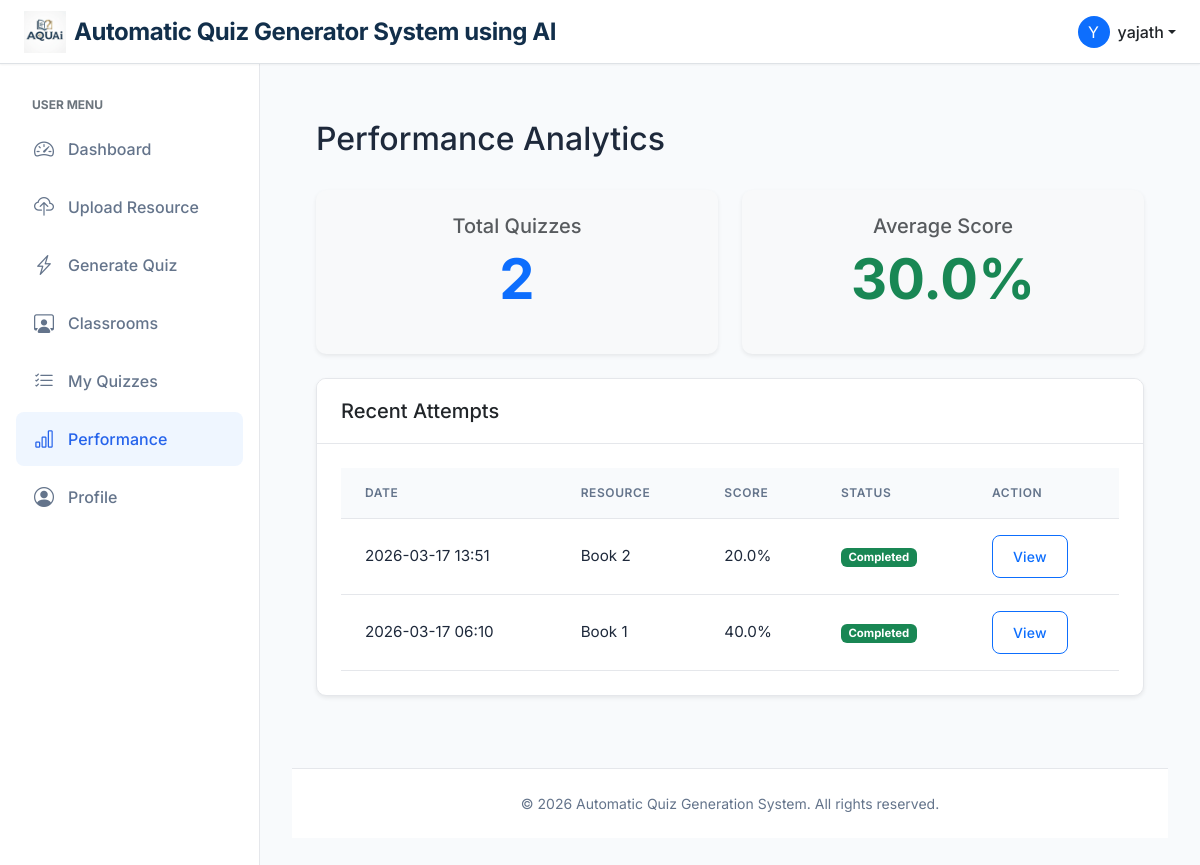
The app's page /quiz/performance (signed in) with its own data.
### app/models.py (models this page shows, shortened)
class User(UserMixin, db.Model):
    __tablename__ = "user"
    id = db.Column(db.Integer, primary_key=True)
    username = db.Column(db.String(64), index=True, unique=True)
    email = db.Column(db.String(120), index=True, unique=True)
    password_hash = db.Column(db.String(128))
    role = db.Column(db.String(20), default='user')  # 'admin' or 'user'
    is_flagged = db.Column(db.Boolean, default=False)
    resources = db.relationship('Resource', back_populates='author', cascade="all, delete-orphan")
    quizzes = db.relationship('Quiz', back_populates='user', cascade="all, delete-orphan")
    attempts = db.relationship('QuizAttempt', back_populates='user', cascade="all, delete-orphan")

class QuizAttempt(db.Model):
    __tablename__ = "quiz_attempt"
    id = db.Column(db.Integer, primary_key=True)
    quiz_id = db.Column(db.Integer, db.ForeignKey('quiz.id'), nullable=False)
    user_id = db.Column(db.Integer, db.ForeignKey('user.id'), nullable=False)
    assignment_id = db.Column(db.Integer, db.ForeignKey('assignments.id'), nullable=True)
    __table_args__ = (
        db.UniqueConstraint('user_id', 'assignment_id', name='uq_user_assignment'),
    )
    started_at = db.Column(db.DateTime, default=db.func.current_timestamp())
    completed_at = db.Column(db.DateTime)
    total_score = db.Column(db.Float, default=0.0)
    time_taken = db.Column(db.Integer)
    is_submitted = db.Column(db.Boolean, default=False)
    quiz = db.relationship('Quiz', back_populates='attempts')
    user = db.relationship('User', back_populates='attempts')
    answers = db.relationship('AttemptAnswer', back_populates='attempt', cascade="all, delete-orphan")

class Resource(db.Model):
    __tablename__ = "resource"
    id = db.Column(db.Integer, primary_key=True)
    title = db.Column(db.String(100), nullable=False)
    description = db.Column(db.Text)
    content = db.Column(db.Text)
    file_name = db.Column(db.String(255))
    resource_type = db.Column(db.String(20), default='user_upload')
    created_by = db.Column(db.Integer, db.ForeignKey('user.id'))
    created_at = db.Column(db.DateTime, default=db.func.current_timestamp())
    is_active = db.Column(db.Boolean, default=True)
    author = db.relationship('User', back_populates='resources')
    topics = db.relationship('ResourceTopic', back_populates='resource', cascade="all, delete-orphan")
    questions = db.relationship('GeneratedQuestion', back_populates='resource', cascade="all, delete-orphan")
    quizzes = db.relationship('Quiz', back_populates='resource', cascade="all, delete-orphan")

### app/quiz/routes.py (the view)
@quiz_bp.route('/performance')
@login_required
def performance():
    from app.models import Assignment
    attempts = QuizAttempt.query.filter_by(
        user_id=current_user.id
    ).order_by(
        QuizAttempt.completed_at.desc()
    ).all()
    valid_attempts = db.session.query(QuizAttempt).outerjoin(Assignment, QuizAttempt.assignment_id == Assignment.id).filter(
        QuizAttempt.user_id == current_user.id,
        QuizAttempt.completed_at.isnot(None),
        db.or_(
            QuizAttempt.assignment_id.is_(None),
            Assignment.results_released == True
        )
    ).all()
    total_quizzes = len(valid_attempts)
    avg_score = 0
    if total_quizzes > 0:
        avg_score = sum(a.total_score for a in valid_attempts if a.total_score is not None) / total_quizzes
    assignment_ids = [a.assignment_id for a in attempts if a.assignment_id]
    assignments_dict = {}
    if assignment_ids:
        assignments = Assignment.query.filter(Assignment.id.in_(assignment_ids)).all()
        assignments_dict = {a.id: a for a in assignments}
    return render_template(
        'quiz/performance.html',
        attempts=attempts,
        total_quizzes=total_quizzes,
        avg_score=avg_score,
        assignments=assignments_dict
    )

### app/models.py (called while the page is built)
@login_manager.user_loader
def load_user(id):
    return User.query.get(int(id))

### app/templates/quiz/performance.html
{% extends "base.html" %}
{% block content %}
<div class="container py-4">
    <div class="d-flex justify-content-between align-items-center mb-4">
        <h2>Performance Analytics</h2>
    </div>
    <div class="row mb-4">
        <div class="col-md-6">
            <div class="card text-center bg-light border-0 shadow-sm">
                <div class="card-body">
                    <h5 class="card-title text-muted">Total Quizzes</h5>
                    <p class="display-4 fw-bold text-primary">{{ total_quizzes }}</p>
                </div>
            </div>
        </div>
        <div class="col-md-6">
            <div class="card text-center bg-light border-0 shadow-sm">
                <div class="card-body">
                    <h5 class="card-title text-muted">Average Score</h5>
                    <p class="display-4 fw-bold text-success">{{ "%.1f"|format(avg_score) }}%</p>
                </div>
            </div>
        </div>
    </div>
    <div class="card shadow-sm">
        <div class="card-header">
            <h5 class="mb-0">Recent Attempts</h5>
        </div>
        <div class="card-body">
            {% if attempts %}
            <div class="table-responsive">
                <table class="table table-hover">
                    <thead>
                        <tr>
                            <th>Date</th>
                            <th>Resource</th>
                            <th>Score</th>
                            <th>Status</th>
                            <th>Action</th>
                        </tr>
                    </thead>
                    <tbody>
                        {% for attempt in attempts %}
                        <tr>
                            <td>{{ attempt.completed_at.strftime('%Y-%m-%d %H:%M') if attempt.completed_at else 'In
                                Progress' }}</td>
                            <td>{{ attempt.quiz.resource.title }}</td>
                            <td>
                                {% if attempt.assignment_id %}
                                    {% if assignments.get(attempt.assignment_id) and assignments[attempt.assignment_id].results_released %}
                                        {{ "%.1f"|format(attempt.total_score) }}%
                                    {% else %}
                                        <span class="text-muted small"><i class="bi bi-lock me-1"></i>Pending</span>
                                    {% endif %}
                                {% else %}
                                    {{ "%.1f"|format(attempt.total_score) if attempt.total_score is not none else 'N/A' }}%
                                {% endif %}
                            </td>
                            <td>
                                {% if attempt.completed_at %}
                                <span class="badge bg-success">Completed</span>
                                {% else %}
                                <span class="badge bg-warning text-dark">In Progress</span>
                                {% endif %}
                            </td>
                            <td>
                                {% if attempt.assignment_id and assignments.get(attempt.assignment_id) and not assignments[attempt.assignment_id].results_released %}
                                <button class="btn btn-sm btn-outline-secondary" disabled title="Not released">View</button>
                                {% else %}
                                <a href="{{ url_for('quiz.result', attempt_id=attempt.id) }}" class="btn btn-sm btn-outline-primary">View</a>
                                {% endif %}
                            </td>
                        </tr>
                        {% endfor %}
                    </tbody>
                </table>
            </div>
            {% else %}
            <p class="text-center text-muted">No quizzes taken yet.</p>
            {% endif %}
        </div>
    </div>
</div>
{% endblock %}

### app/templates/base.html (shortened to what this page needs)
<!doctype html>
<html lang="en">
<head>
  <link href="https://cdn.jsdelivr.net/npm/bootstrap@5.3.0/dist/css/bootstrap.min.css" rel="stylesheet">
  <link href="https://cdn.jsdelivr.net/npm/bootstrap-icons@1.10.0/font/bootstrap-icons.css" rel="stylesheet">
  <link href="{{ url_for('static', filename='css/style.css') }}" rel="stylesheet">
</head>
<body>
  <nav class="navbar navbar-expand-lg navbar-light bg-white fixed-top border-bottom">
    <div class="container-fluid px-4">
      <a class="navbar-brand d-flex align-items-center gap-2" href="{{ url_for('index') }}">
        <img src="{{ url_for('static', filename='images/logo.jpeg') }}" alt="AQUAi Logo" class="app-logo">
        <div class="app-title" style="display: flex; flex-direction: column; line-height: 1;">
          <span class="fw-bold fs-4" style="color: #122f4b;">Automatic Quiz Generator System using AI</span>
        </div>
      </a>
      <div class="d-flex align-items-center ms-auto">
        {% if current_user.is_authenticated %}
        <div class="dropdown">
          <a href="#" class="d-flex align-items-center text-decoration-none dropdown-toggle text-dark"
            id="dropdownUser1" data-bs-toggle="dropdown" aria-expanded="false">
            <div class="bg-primary text-white rounded-circle d-flex align-items-center justify-content-center me-2"
              style="width: 32px; height: 32px;">
              {{ current_user.username[0].upper() }}
            </div>
            <span class="d-none d-sm-inline fw-medium">
              {{ current_user.username }}
            </span>
          </a>
        </div>
        {% endif %}
      </div>
    </div>
  </nav>
  <div class="d-flex">
    {% if current_user.is_authenticated %}
    <nav class="sidebar show">
      <div class="py-2">
        {% if current_user.role == 'admin' %}
        <small class="text-uppercase text-secondary fw-bold px-3 mb-2 d-block" style="font-size: 0.75rem;">
          Admin Menu
        </small>
        <a href="{{ url_for('admin.dashboard') }}"
          class="nav-link {{ 'active' if request.endpoint == 'admin.dashboard' else '' }}">
          <i class="bi bi-speedometer2"></i> Dashboard
        </a>
        <a href="{{ url_for('admin.resources') }}"
          class="nav-link {{ 'active' if request.endpoint == 'admin.resources' else '' }}">
          <i class="bi bi-folder2-open"></i> Manage Resources
        </a>
        <a href="{{ url_for('admin.user_monitoring') }}"
          class="nav-link {{ 'active' if request.endpoint == 'admin.user_monitoring' else '' }}">
          <i class="bi bi-people"></i> User Monitoring
        </a>
        <a href="{{ url_for('admin.list_classrooms') }}"
          class="nav-link {{ 'active' if 'classrooms' in (request.endpoint or '') else '' }}">
          <i class="bi bi-person-workspace"></i> Classrooms
        </a>
        <a href="{{ url_for('admin.list_assignments') }}"
          class="nav-link {{ 'active' if 'assignments' in (request.endpoint or '') else '' }}">
          <i class="bi bi-clipboard-plus"></i> Assign Assignments
        </a>
        <a href="{{ url_for('admin.analytics') }}"
          class="nav-link {{ 'active' if request.endpoint == 'admin.analytics' else '' }}">
          <i class="bi bi-graph-up"></i> Analytics
        </a>
        {% else %}
        <small class="text-uppercase text-secondary fw-bold px-3 mb-2 d-block" style="font-size: 0.75rem;">
          User Menu
        </small>
        <a href="{{ url_for('user.dashboard') }}"
          class="nav-link {{ 'active' if request.endpoint == 'user.dashboard' else '' }}">
          <i class="bi bi-speedometer2"></i> Dashboard
        </a>
        <a href="{{ url_for('user.upload') }}"
          class="nav-link {{ 'active' if request.endpoint == 'user.upload' else '' }}">
          <i class="bi bi-cloud-upload"></i> Upload Resource
        </a>
        <a href="{{ url_for('ai_engine.process') }}"
          class="nav-link {{ 'active' if request.endpoint == 'ai_engine.process' else '' }}">
          <i class="bi bi-lightning-charge"></i> Generate Quiz
        </a>
        <a href="{{ url_for('user.list_classrooms') }}"
          class="nav-link {{ 'active' if 'classrooms' in (request.endpoint or '') else '' }}">
          <i class="bi bi-person-workspace"></i> Classrooms
        </a>
        <a href="{{ url_for('quiz.my_quizzes') }}"
          class="nav-link {{ 'active' if request.endpoint == 'quiz.my_quizzes' else '' }}">
          <i class="bi bi-list-check"></i> My Quizzes
        </a>
        <a href="{{ url_for('quiz.performance') }}"
          class="nav-link {{ 'active' if request.endpoint == 'quiz.performance' else '' }}">
          <i class="bi bi-bar-chart"></i> Performance
        </a>
        <a href="{{ url_for('user.profile') }}"
          class="nav-link {{ 'active' if request.endpoint == 'user.profile' else '' }}">
          <i class="bi bi-person-circle"></i> Profile
        </a>
        {% endif %}
      </div>
    </nav>
    {% endif %}
    <main class="main-content {{ 'ms-0' if not current_user.is_authenticated else '' }}"
      style="{{ 'margin-left: 0;' if not current_user.is_authenticated else '' }}">
      <div class="{{ 'container' if not current_user.is_authenticated else 'container-fluid' }}">
        {% block content %}{% endblock %}
      </div>
      <footer class="footer mt-5">
        <div class="container">
          <span>&copy; {{ 2026 }} Automatic Quiz Generation System. All rights reserved.</span>
        </div>
      </footer>
    </main>
  </div>
</body>
</html>

### app/static/css/style.css (style rules this page uses)
:root { --primary-color: #2563eb; --primary-hover: #1d4ed8; --secondary-color: #64748b; --background-color: #f8fafc; --sidebar-width: 260px; --text-color: #1e293b; --card-shadow: 0 1px 3px 0 rgb(0 0 0 / 0.1), 0 1px 2px -1px rgb(0 0 0 / 0.1); --card-hover-shadow: 0 10px 15px -3px rgb(0 0 0 / 0.1), 0 4px 6px -4px rgb(0 0 0 / 0.1); --border-color: #e5e7eb; --transition-speed: 0.2s; --border-radius: 10px; }
body { font-family: 'Inter', system-ui, -apple-system, sans-serif; background-color: var(--background-color); color: var(--text-color); min-height: 100vh; display: flex; flex-direction: column; overflow-x: hidden; }
.navbar { box-shadow: 0 1px 2px 0 rgb(0 0 0 / 0.05); z-index: 1030; background-color: white !important; height: 64px; }
.navbar-brand { font-weight: 600; color: var(--primary-color) !important; font-size: 1.1rem; letter-spacing: -0.025em; }
.sidebar { width: var(--sidebar-width); position: fixed; top: 64px; bottom: 0; left: 0; z-index: 100; padding: 1.5rem 1rem; overflow-y: auto; background-color: white; border-right: 1px solid var(--border-color); transition: transform 0.3s ease-in-out; }
.sidebar .nav-link { color: var(--secondary-color); font-weight: 500; padding: 0.75rem 1rem; border-radius: 0.5rem; margin-bottom: 0.25rem; display: flex; align-items: center; gap: 0.75rem; transition: all var(--transition-speed) ease; }
.sidebar .nav-link.active { background-color: #eff6ff; color: var(--primary-color); }
.sidebar i { font-size: 1.25rem; width: 24px; text-align: center; transition: color var(--transition-speed) ease; }
.main-content { margin-left: var(--sidebar-width); padding: 2rem; margin-top: 64px; flex: 1; display: flex; flex-direction: column; min-height: calc(100vh - 64px); }
.card { border: 1px solid var(--border-color); border-radius: var(--border-radius); box-shadow: var(--card-shadow); transition: transform var(--transition-speed) ease, box-shadow var(--transition-speed) ease; background-color: white; overflow: hidden; }
.card-header { background-color: white; border-bottom: 1px solid var(--border-color); font-weight: 600; padding: 1.25rem 1.5rem; }
.card-body { padding: 1.5rem; }
.btn { border-radius: 0.5rem; padding: 0.625rem 1.25rem; font-weight: 500; transition: all var(--transition-speed) ease; letter-spacing: 0.01em; }
.table { vertical-align: middle; margin-bottom: 0; }
.table thead th { background-color: #f8fafc; color: var(--secondary-color); font-weight: 600; text-transform: uppercase; font-size: 0.75rem; letter-spacing: 0.05em; border-bottom: 1px solid var(--border-color); padding: 1rem 1.5rem; }
.table tbody td { padding: 1rem 1.5rem; border-bottom: 1px solid var(--border-color); color: var(--text-color); font-size: 0.95rem; }
.footer { margin-top: auto; background-color: white; border-top: 1px solid var(--border-color); padding: 1.5rem 0; text-align: center; color: var(--secondary-color); font-size: 0.875rem; }
.fw-medium { font-weight: 500; }
.app-logo { height: 42px; width: auto; }
.app-title { line-height: 1.1; }
.app-title span { font-size: 18px; }

### records on screen
User: username "Y", username "yajath"
QuizAttempt: completed_at "2026-03-17 13:51", quiz.resource "Book 2", total_score "20.0", shows "Completed"
QuizAttempt: completed_at "2026-03-17 06:10", quiz.resource "Book 1", total_score "40.0", shows "Completed"

### other values on screen
{{ total_quizzes }} "2"
{{ "%.1f"|format(avg_score) }} "30.0"
{{ 2026 }} "2026"
